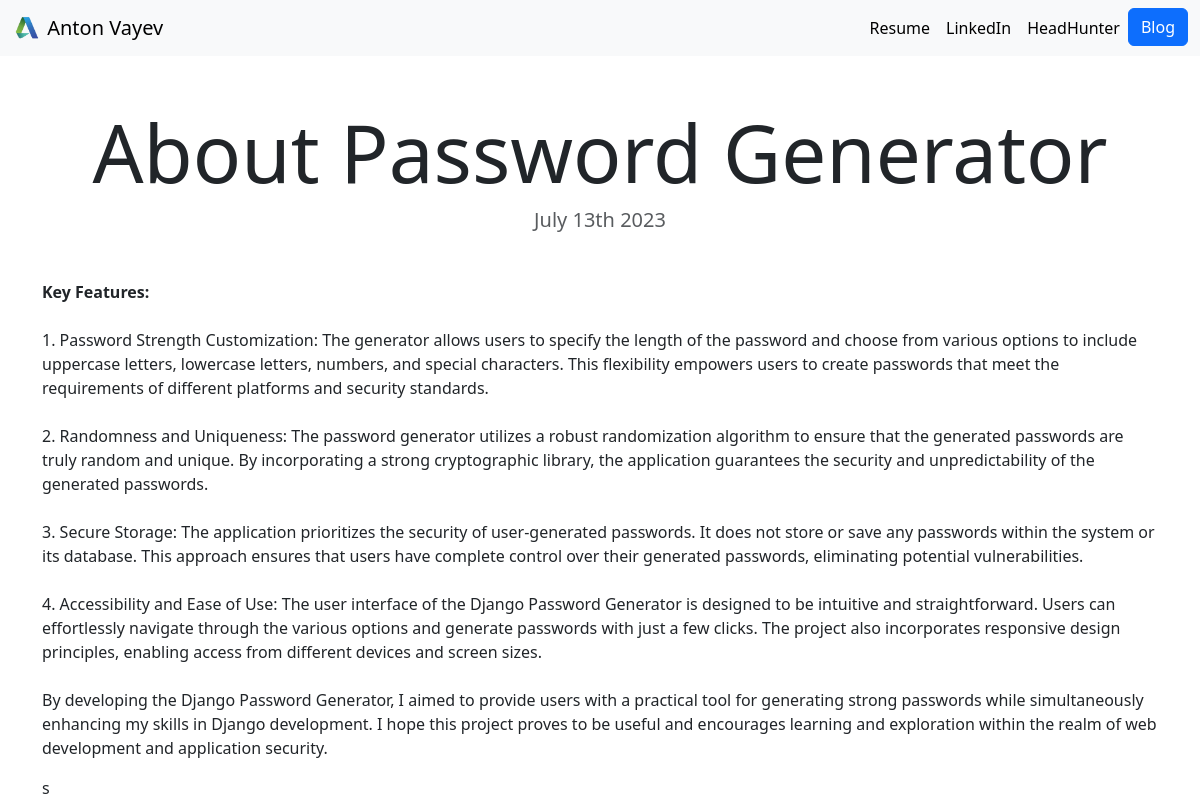
Page /blog/1/ on the committed database.
### blog/models.py (models this page shows, shortened)
class Blog(models.Model):
    title = models.CharField(max_length=200)
    description = models.TextField()
    date = models.DateField()

### blog/views.py (the view)
# urls.py: path('<int:blog_id>/', views.detail, name='detail'),
def detail(request, blog_id):
    blog = get_object_or_404(Blog, pk=blog_id)
    return render(request, 'blog/detail.html', {'blog':blog})

### blog/templates/blog/detail.html
{% extends "portfolio/base.html" %}
{% load static %}
{% block content %}
<h1 class="text-center mt-5" id="blogdetailtitle">{{ blog.title }}</h1>
<h5 class="text-center text-muted mb-5">{{ blog.date|date:'F jS Y' }}</h5>
<p class="text-break">{{ blog.description|safe }}</p>
s
{% endblock %}

### portfolio/static/portfolio/custom.css (style rules this page uses)
body { font-family: 'Lato', sans-serif; }
@media (min-width: 992px) { #blogdetailtitle { font-size: 5rem; } }

### rows in the picture
Blog: title "About Password Generator", date "July 13th 2023", description "Key Features: 1. Password Strength Customization: The generator allows users to specify the length of the password and choose from various options to include uppercase letters, lowercase letters, numbers, and special characters. This flexibility empowers users to create passwords that meet the requirements of different platforms and security standards. 2. Randomness and Uniqueness: The password generator utilizes a robust randomization algorithm to ensure that the generated passwords are truly random and unique. By incorporating a strong cryptographic library, the application guarantees the security and unpredictability of the generated passwords. 3. Secure Storage: The application…"
